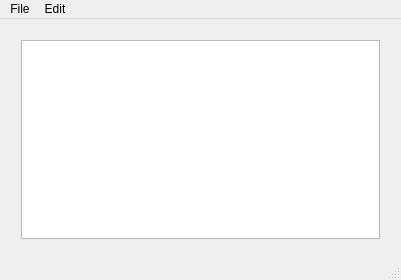
<?xml version="1.0" encoding="UTF-8"?>
<ui version="4.0">
 <class>MainWindow</class>
 <widget class="QMainWindow" name="MainWindow">
  <property name="geometry">
   <rect>
    <x>0</x>
    <y>0</y>
    <width>401</width>
    <height>280</height>
   </rect>
  </property>
  <property name="windowTitle">
   <string>MainWindow</string>
  </property>
  <widget class="QWidget" name="centralWidget">
   <widget class="QWidget" name="verticalLayoutWidget">
    <property name="geometry">
     <rect>
      <x>10</x>
      <y>10</y>
      <width>381</width>
      <height>221</height>
     </rect>
    </property>
    <layout class="QVBoxLayout" name="verticalLayout">
     <item>
      <widget class="QPlainTextEdit" name="plainTextEdit"/>
     </item>
    </layout>
   </widget>
  </widget>
  <widget class="QMenuBar" name="menuBar">
   <property name="geometry">
    <rect>
     <x>0</x>
     <y>0</y>
     <width>401</width>
     <height>23</height>
    </rect>
   </property>
   <widget class="QMenu" name="menuFile">
    <property name="title">
     <string>File</string>
    </property>
    <addaction name="actionNew"/>
    <addaction name="actionOpen"/>
    <addaction name="actionSave_as"/>
    <addaction name="actionExit"/>
   </widget>
   <widget class="QMenu" name="menuEdit">
    <property name="title">
     <string>Edit</string>
    </property>
    <addaction name="actionCopy"/>
    <addaction name="actionPaste"/>
    <addaction name="actionUndo"/>
    <addaction name="actionRedo"/>
   </widget>
   <addaction name="menuFile"/>
   <addaction name="menuEdit"/>
  </widget>
  <widget class="QStatusBar" name="statusBar"/>
  <action name="actionNew">
   <property name="icon">
    <iconset resource="resources.qrc">
     <normaloff>:/images/icons8-add-480.png</normaloff>:/images/icons8-add-480.png</iconset>
   </property>
   <property name="text">
    <string>New</string>
   </property>
  </action>
  <action name="actionOpen">
   <property name="icon">
    <iconset resource="resources.qrc">
     <normaloff>:/images/icons8-opened-folder-24.png</normaloff>:/images/icons8-opened-folder-24.png</iconset>
   </property>
   <property name="text">
    <string>Open</string>
   </property>
  </action>
  <action name="actionSave_as">
   <property name="icon">
    <iconset resource="resources.qrc">
     <normaloff>:/images/Downloads/icons/icons8-save-as-24.png</normaloff>:/images/Downloads/icons/icons8-save-as-24.png</iconset>
   </property>
   <property name="text">
    <string>Save as</string>
   </property>
  </action>
  <action name="actionExit">
   <property name="icon">
    <iconset resource="resources.qrc">
     <normaloff>:/images/icons8-cancel-24.png</normaloff>:/images/icons8-cancel-24.png</iconset>
   </property>
   <property name="text">
    <string>Exit</string>
   </property>
  </action>
  <action name="actionCopy">
   <property name="icon">
    <iconset resource="resources.qrc">
     <normaloff>:/images/icons8-copy-24.png</normaloff>:/images/icons8-copy-24.png</iconset>
   </property>
   <property name="text">
    <string>Copy</string>
   </property>
  </action>
  <action name="actionPaste">
   <property name="icon">
    <iconset resource="resources.qrc">
     <normaloff>:/images/icons8-paste-special-24.png</normaloff>:/images/icons8-paste-special-24.png</iconset>
   </property>
   <property name="text">
    <string>Paste</string>
   </property>
  </action>
  <action name="actionUndo">
   <property name="icon">
    <iconset resource="resources.qrc">
     <normaloff>:/images/icons8-undo-24.png</normaloff>:/images/icons8-undo-24.png</iconset>
   </property>
   <property name="text">
    <string>Undo</string>
   </property>
  </action>
  <action name="actionRedo">
   <property name="icon">
    <iconset resource="resources.qrc">
     <normaloff>:/images/icons8-reset-24.png</normaloff>:/images/icons8-reset-24.png</iconset>
   </property>
   <property name="text">
    <string>Redo</string>
   </property>
  </action>
 </widget>
 <layoutdefault spacing="6" margin="11"/>
 <resources>
  <include location="resources.qrc"/>
 </resources>
 <connections/>
</ui>
